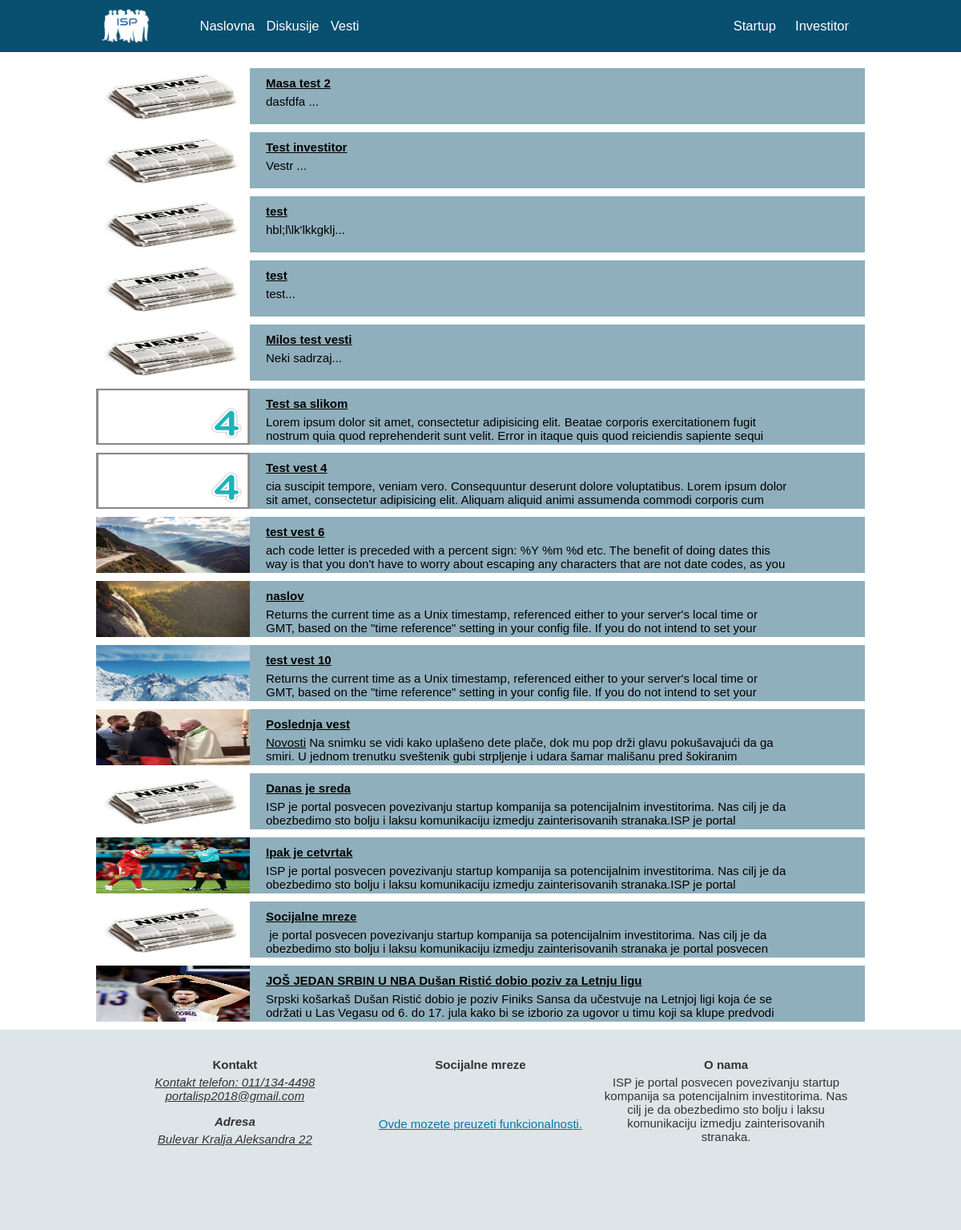
Page /index.php/gost/vesti on the committed database.
### tables this page shows
CREATE TABLE `vesti` (
  `id_vesti` int(11) NOT NULL,
  `autor_startup` varchar(100) DEFAULT NULL,
  `autor_investitor` varchar(100) DEFAULT NULL,
  `naslov` varchar(100) NOT NULL,
  `sadrzaj` text NOT NULL,
  `datum` date NOT NULL,
  `slika` varchar(100) DEFAULT NULL
);

### application/controllers/Gost.php (called while the page is built, shortened)
<?php
class Gost extends CI_Controller {
    public function __construct() {
        $this->load->model("ModelInv");
        $this->load->model("ModelSt");
        $this->load->library('session');
        }
    private function loadView($data,$glavniDeo){
        $this->load->view("sablon/header_gost.php", $data);
        $this->load->view($glavniDeo, $data);
        $this->load->view("sablon/footer.php");
    }
    public function vesti(){
        $vesti = $this->ModelSt->dohvatiVesti($autorId = NULL);
        $data['vesti']=$vesti;
        $data['controller'] = "Gost";
        $this->loadView($data, "vesti.php");
    }
}

### index.php (called while the page is built, shortened)
<?php
require_once BASEPATH.'core/CodeIgniter.php';

### application/models/ModelSt.php (called while the page is built, shortened)
<?php
class ModelSt extends CI_Model {
    public function dohvatiVesti($autorId, $limit=1000,$pocetak=0){
            $query=$this->db->get('vesti',$limit,$pocetak);
            $result=$query->result_array();
            return $result;
    }
}

### application/views/vesti.php (the view, shortened to what this page needs)
<div class="wrapper">
    <div class="newsMain">
        <ul>
        <?php foreach ($vesti as $vest) { ?>
            <a href="<?php echo site_url("$controller/prikaziVest/" . $vest['id_vesti']); ?>">
                <li>
                    <div class="newsMainImg">
                        <img src="
                            <?php
                                if($vest['slika']!= NULL){
                                    echo base_url($vest['slika']);
                                } elseif($vest['slika'] == NULL)
                                    echo  base_url("assets/img/news.jpg")
                            ?>
                        "/>
                    </div>
                    <div class="newsMainText">
                        <h2><?php echo $vest['naslov']?></h2>
                        <p><?php echo $vest['sadrzaj']?>...</p>
                    </div>
                </li>
            </a>
    <?php }  ?>
        </ul>
    </div>
</div>

### assets/css/style.css (style rules this page uses)
* { margin: 0; padding: 0; font-family:'Raleway', sans-serif; font-size:16px; box-sizing: content-box; }
body { position:relative; }
.wrapper { width:960px; margin:0 auto; }
.wrapper:after { display: table; content: ""; clear: both; }
* { box-sizing:border-box }
.newsMain ul li { margin-bottom: 10px; height: 70px; background-color: #8FAFBC; }
.newsMain:after { display: table; content: ""; clear: both; }
.newsMain a { color: black; }
.newsMain ul { list-style:none; margin-top: 20px; }
.newsMainImg { width: 20%; float: left; }
.newsMainImg img { height: 70px; width: 100%; }
.newsMainText { margin-left: 10px; padding: 10px; height: 70px; width: 70%; float:left; overflow: hidden; }
.newsMainText h2 { margin-bottom: 6px; text-decoration: underline; }
* { margin: 0; padding: 0; font-family:Gudea,Helvetica,sans-serif; font-size:15px; }

### rows in the picture
vesti: naslov "Masa test 2", sadrzaj "dasfdfa"
vesti: naslov "Test investitor", sadrzaj "Vestr"
vesti: naslov "test", sadrzaj "hbl;l\\lk'lkkgklj"
vesti: naslov "test", sadrzaj "test"
vesti: naslov "Milos test vesti", sadrzaj "Neki sadrzaj"
vesti: slika (picture), naslov "Test sa slikom", sadrzaj "Lorem ipsum dolor sit amet, consectetur adipisicing elit. Beatae corporis exercitationem fugit nostrum quia quod reprehenderit sunt velit. Error in itaque quis quod reiciendis sapiente sequi…"
vesti: slika (picture), naslov "Test vest 4", sadrzaj "cia suscipit tempore, veniam vero. Consequuntur deserunt dolore voluptatibus. Lorem ipsum dolor sit amet, consectetur adipisicing elit. Aliquam aliquid animi assumenda commodi corporis cum…"
vesti: slika (picture), naslov "test vest 6", sadrzaj "ach code letter is preceded with a percent sign: %Y %m %d etc. The benefit of doing dates this way is that you don't have to worry about escaping any characters that are not date codes, as you…"
vesti: slika (picture), naslov "naslov", sadrzaj "Returns the current time as a Unix timestamp, referenced either to your server's local time or GMT, based on the \"time reference\" setting in your config file. If you do not intend to set your…"
vesti: slika (picture), naslov "test vest 10", sadrzaj "Returns the current time as a Unix timestamp, referenced either to your server's local time or GMT, based on the \"time reference\" setting in your config file. If you do not intend to set your…"
vesti: slika (picture), naslov "Poslednja vest", sadrzaj "Novosti Na snimku se vidi kako uplašeno dete plače, dok mu pop drži glavu pokušavajući da ga smiri. U jednom trenutku sveštenik gubi strpljenje i udara šamar mališanu pred šokiranim…"
vesti: slika (picture), naslov "Danas je sreda", sadrzaj "ISP je portal posvecen povezivanju startup kompanija sa potencijalnim investitorima. Nas cilj je da obezbedimo sto bolju i laksu komunikaciju izmedju zainterisovanih stranaka.ISP je portal…"
vesti: slika (picture), naslov "Ipak je cetvrtak", sadrzaj "ISP je portal posvecen povezivanju startup kompanija sa potencijalnim investitorima. Nas cilj je da obezbedimo sto bolju i laksu komunikaciju izmedju zainterisovanih stranaka.ISP je portal…"
vesti: naslov "Socijalne mreze", sadrzaj "je portal posvecen povezivanju startup kompanija sa potencijalnim investitorima. Nas cilj je da obezbedimo sto bolju i laksu komunikaciju izmedju zainterisovanih stranaka je portal posvecen…"
vesti: slika (picture), naslov "JOŠ JEDAN SRBIN U NBA Dušan Ristić dobio poziv za Letnju ligu", sadrzaj "Srpski košarkaš Dušan Ristić dobio je poziv Finiks Sansa da učestvuje na Letnjoj ligi koja će se održati u Las Vegasu od 6. do 17. jula kako bi se izborio za ugovor u timu koji sa klupe predvodi…"
